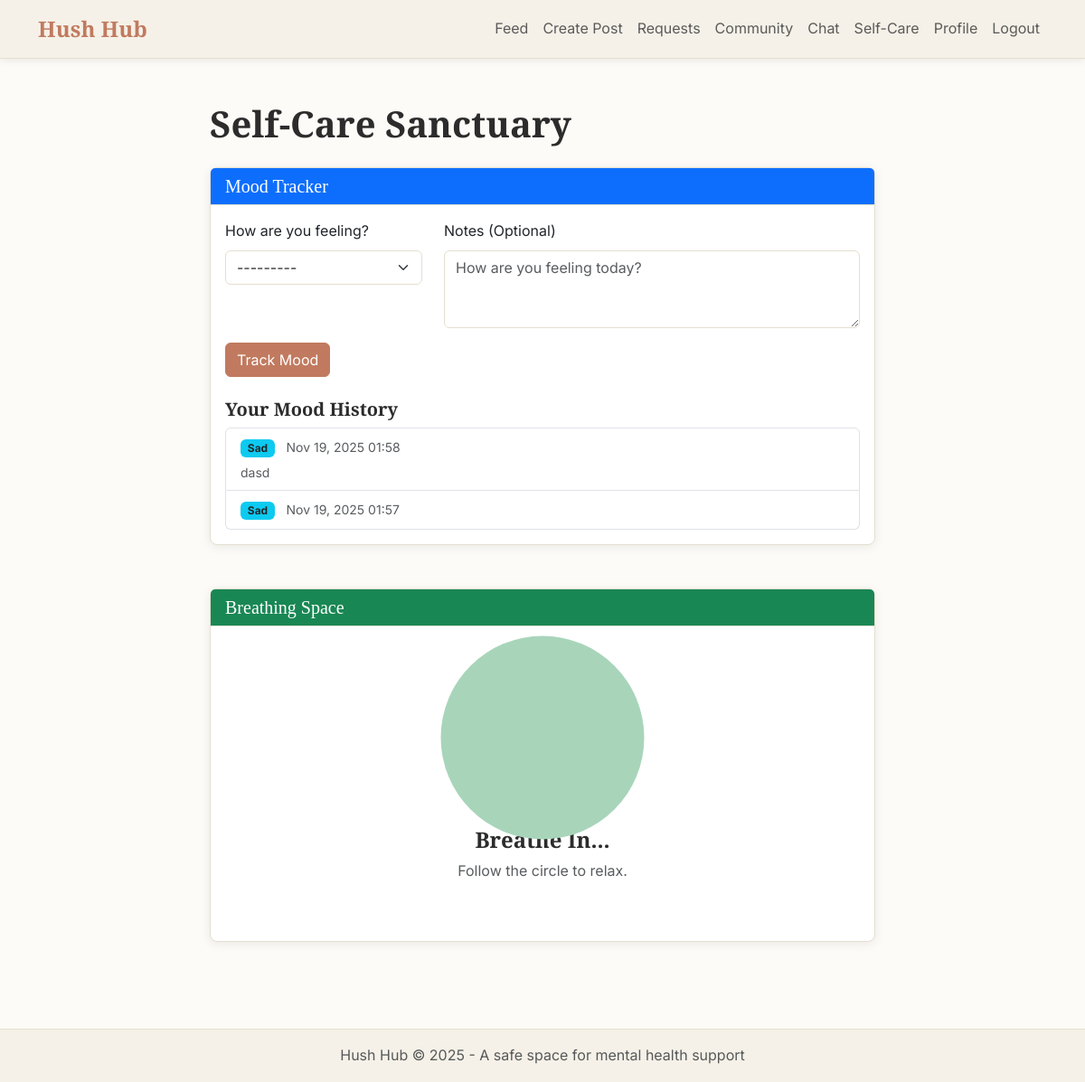
Screenshot of /self-care/ (signed in) with the database file from the repository.
### main/models.py (models this page shows, shortened)
class MoodEntry(models.Model):
    MOOD_CHOICES = (
        (1, 'Very Sad'),
        (2, 'Sad'),
        (3, 'Neutral'),
        (4, 'Happy'),
        (5, 'Very Happy'),
    )
    user = models.ForeignKey(User, on_delete=models.CASCADE, related_name='mood_entries')
    mood = models.IntegerField(choices=MOOD_CHOICES)
    note = models.TextField(blank=True)
    created_at = models.DateTimeField(auto_now_add=True)

### main/views.py (the view)
# urls.py: path('self-care/', views.self_care, name='self_care'),
@login_required
def self_care(request):
    if request.method == 'POST':
        form = MoodEntryForm(request.POST)
        if form.is_valid():
            mood_entry = form.save(commit=False)
            mood_entry.user = request.user
            mood_entry.save()
            messages.success(request, "Mood tracked successfully!")
            return redirect('self_care')
    else:
        form = MoodEntryForm()
    mood_history = request.user.mood_entries.all().order_by('-created_at')[:7] # Last 7 entries
    return render(request, 'main/self_care.html', {
        'form': form,
        'mood_history': mood_history
    })

### main/forms.py
class MoodEntryForm(forms.ModelForm):
    class Meta:
        model = MoodEntry
        fields = ['mood', 'note']
        widgets = {
            'mood': forms.Select(attrs={'class': 'form-select'}),
            'note': forms.Textarea(attrs={'rows': 3, 'class': 'form-control', 'placeholder': 'How are you feeling today?'}),
        }

### main/templates/main/self_care.html (shortened to what this page needs)
{% extends 'main/base.html' %}
{% block content %}
<div class="row">
    <div class="col-lg-8 mx-auto">
        <h1 class="mb-4">Self-Care Sanctuary</h1>
        <div class="card mb-5">
            <div class="card-header bg-primary text-white">
                <h3 class="mb-0 h5">Mood Tracker</h3>
            </div>
            <div class="card-body">
                <form method="post" class="mb-4">
                    <div class="row">
                        <div class="col-md-4">
                            <label class="form-label">How are you feeling?</label>
                            {{ form.mood }}
                        </div>
                        <div class="col-md-8">
                            <label class="form-label">Notes (Optional)</label>
                            {{ form.note }}
                        </div>
                    </div>
                    <button type="submit" class="btn btn-primary mt-3">Track Mood</button>
                </form>
                <h5 class="mt-4">Your Mood History</h5>
                <div class="list-group">
                    {% for entry in mood_history %}
                    <div class="list-group-item d-flex justify-content-between align-items-center">
                        <div>
                            <span class="badge bg-info text-dark me-2">{{ entry.get_mood_display }}</span>
                            <span class="text-muted small">{{ entry.created_at|date:"M d, Y H:i" }}</span>
                            {% if entry.note %}
                            <p class="mb-0 mt-1 small text-muted">{{ entry.note }}</p>
                            {% endif %}
                        </div>
                    </div>
                    {% empty %}
                    <p class="text-muted">No mood entries yet.</p>
                    {% endfor %}
                </div>
            </div>
        </div>
        <div class="card mb-5">
            <div class="card-header bg-success text-white">
                <h3 class="mb-0 h5">Breathing Space</h3>
            </div>
            <div class="card-body text-center py-5">
                <div id="breathing-circle" class="mx-auto mb-4"></div>
                <h4 id="breathing-text">Breathe In...</h4>
                <p class="text-muted">Follow the circle to relax.</p>
            </div>
        </div>
    </div>
</div>
{% endblock %}

### main/static/main/style.css (style rules this page uses)
:root { --bg-primary: #fdfbf7; --bg-secondary: #f5f1e8; --text-primary: #2c2c2c; --text-secondary: #5a5a5a; --accent-primary: #c17a5f; --accent-secondary: #d4a373; --border-color: #e5dfd0; --shadow: rgba(0, 0, 0, 0.08); }
body { background-color: var(--bg-primary); color: var(--text-primary); font-family: 'Inter', sans-serif; font-weight: 400; line-height: 1.6; }
h1, h2, h3, h4, h5, h6, .navbar-brand { font-family: 'Crimson Pro', serif; font-weight: 600; color: var(--text-primary); }
.btn-primary { background-color: var(--accent-primary); border-color: var(--accent-primary); color: white; transition: all 0.3s ease; }
.card { background-color: white; border: 1px solid var(--border-color); border-radius: 8px; box-shadow: 0 2px 12px var(--shadow); margin-bottom: 1.5rem; transition: transform 0.2s ease, box-shadow 0.2s ease; }
.card-header { background-color: var(--bg-secondary); border-bottom: 1px solid var(--border-color); font-family: 'Crimson Pro', serif; font-weight: 600; }
.form-control, .form-select { border: 1px solid var(--border-color); background-color: white; color: var(--text-primary); transition: border-color 0.3s ease; }
.badge { background-color: var(--accent-primary); }

### main/templates/main/self_care.html (style rules this page uses)
#breathing-circle { width: 150px; height: 150px; background-color: #a8d5ba; border-radius: 50%; transition: transform 4s ease-in-out; }
.expand { transform: scale(1.5); }

### rows the page displays
MoodEntry: mood "Sad", created_at "Nov 19, 2025 01:58", note "dasd"
MoodEntry: mood "Sad", created_at "Nov 19, 2025 01:57"
